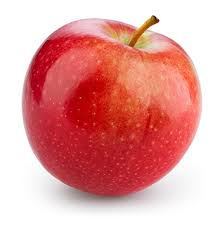
#> input picture CV and IP/ImgData/input/apple.jpg, 222 x 227 px, given in place of the camera
$ python hsv.py
#> lines starting #> are read from the running program, lines starting #| are printed output that depends on the picture; after the words box and inside, x2 and y2 are one past the last pixel; in counts of white or black regions, pixels touching at a corner belong together
import cv2 as cv
import numpy as np

def cross(x):
    pass

cap = cv.VideoCapture(0, cv.CAP_DSHOW)

#Create Trackbars for upper and lower hsv
cv.namedWindow("Trackbar")

cv.createTrackbar("l_h", "Trackbar", 0, 255, cross)
#> slider 'l_h' is set to 51
cv.createTrackbar("l_s", "Trackbar", 0, 255, cross)
#> slider 'l_s' is set to 51
cv.createTrackbar("l_v", "Trackbar", 0, 255, cross)
#> slider 'l_v' is set to 51

#Here initial values for upper HSV will be 255
cv.createTrackbar("u_h", "Trackbar", 255, 255, cross)
cv.createTrackbar("u_s", "Trackbar", 255, 255, cross)
cv.createTrackbar("u_v", "Trackbar", 255, 255, cross)

while True:
    ret, img = cap.read()
#> img is the input picture: shape (227, 222, 3); mean B, G, R 158.5, 160.7, 227.9
    hsv = cv.cvtColor(img, cv.COLOR_BGR2HSV)
#> hsv: shape (227, 222, 3); mean H, S, V 58.9, 91.2, 228

    l_h = cv.getTrackbarPos("l_h", "Trackbar")
    l_s = cv.getTrackbarPos("l_s", "Trackbar")
    l_v = cv.getTrackbarPos("l_v", "Trackbar")

    u_h = cv.getTrackbarPos("u_h", "Trackbar")
    u_s = cv.getTrackbarPos("u_s", "Trackbar")
    u_v = cv.getTrackbarPos("u_v", "Trackbar")

    l = np.array([l_h, l_s, l_v])
    u = np.array([u_h, u_s, u_v])

    #Create a mask
    mask = cv.inRange(hsv, l, u)
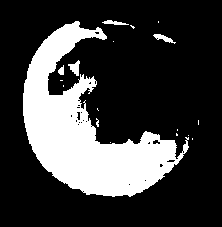
#> mask: shape (227, 222); 24.3% white; 18 white regions (13 under 20 px), largest, box (x1, y1, x2, y2) and area: (23, 21, 189, 197) 11889, (68, 60, 80, 76) 101, (153, 34, 176, 44) 92, (102, 20, 129, 25) 74, (58, 65, 64, 75) 41

    #Apply mask using bitwise_and operator
    result = cv.bitwise_and(img, img, mask=mask)
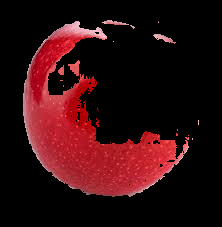
#> result: shape (227, 222, 3); mean B, G, R 14.6, 12, 46.3

    cv.imshow("Image", result)
    if cv.waitKey(1) == 27:
#> (key Esc is pressed here)
        break


cv.destroyAllWindows()

$ run again, on CV and IP/ImgData/input/balls.jpg
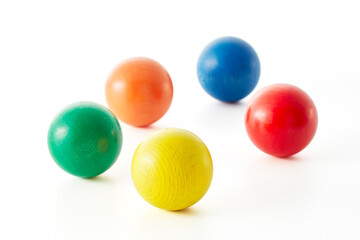
#> input picture CV and IP/ImgData/input/balls.jpg, 360 x 240 px, given in place of the camera
#> img is the input picture: shape (240, 360, 3); mean B, G, R 212.2, 226.3, 230.9
#> hsv: shape (240, 360, 3); mean H, S, V 22.9, 49.3, 242.7
#> `mask = cv.inRange(hsv, l, u)`:
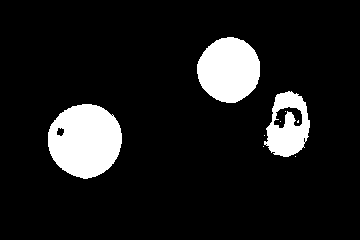
#> mask: shape (240, 360); 10.8% white; 9 white regions (6 under 20 px), largest, box (x1, y1, x2, y2) and area: (48, 104, 122, 179) 4243, (197, 37, 260, 103) 3206, (264, 91, 310, 157) 1868
#> `result = cv.bitwise_and(img, img, mask=mask)`:
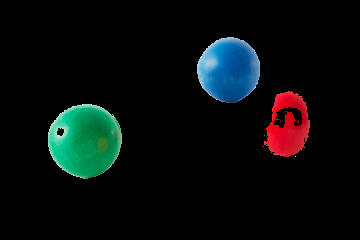
#> result: shape (240, 360, 3); mean B, G, R 12.5, 12.8, 7.6
